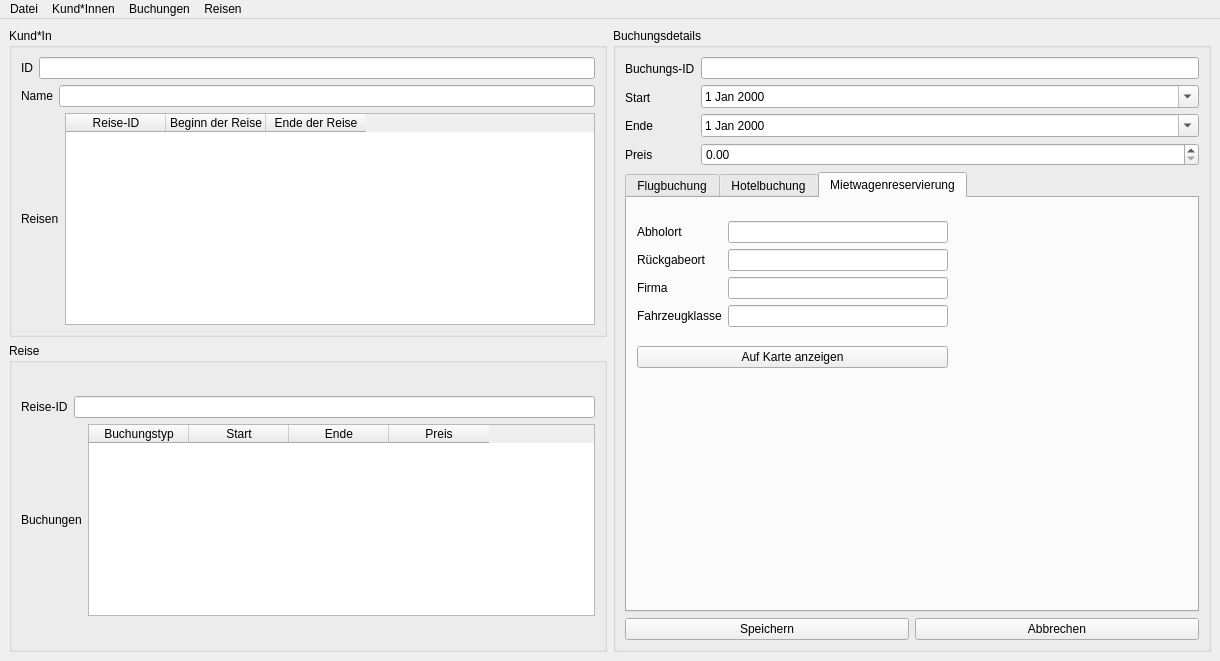
<?xml version="1.0" encoding="UTF-8"?>
<ui version="4.0">
 <class>TravelAgencyUI</class>
 <widget class="QMainWindow" name="TravelAgencyUI">
  <property name="enabled">
   <bool>true</bool>
  </property>
  <property name="geometry">
   <rect>
    <x>0</x>
    <y>0</y>
    <width>1220</width>
    <height>661</height>
   </rect>
  </property>
  <property name="windowTitle">
   <string>TravelAgencyUI</string>
  </property>
  <widget class="QWidget" name="centralwidget">
   <property name="sizePolicy">
    <sizepolicy hsizetype="Preferred" vsizetype="Minimum">
     <horstretch>0</horstretch>
     <verstretch>0</verstretch>
    </sizepolicy>
   </property>
   <layout class="QHBoxLayout" name="horizontalLayout_6">
    <item>
     <layout class="QVBoxLayout" name="verticalLayout_10">
      <item>
       <widget class="QGroupBox" name="customerGroupBox">
        <property name="sizePolicy">
         <sizepolicy hsizetype="Expanding" vsizetype="Preferred">
          <horstretch>0</horstretch>
          <verstretch>0</verstretch>
         </sizepolicy>
        </property>
        <property name="title">
         <string>Kund*In</string>
        </property>
        <layout class="QVBoxLayout" name="verticalLayout_13">
         <item>
          <layout class="QVBoxLayout" name="verticalLayout_11">
           <item>
            <layout class="QHBoxLayout" name="horizontalLayout_7">
             <item>
              <widget class="QLabel" name="label_21">
               <property name="text">
                <string>ID</string>
               </property>
              </widget>
             </item>
             <item>
              <widget class="QLineEdit" name="customerIdLineEdit">
               <property name="readOnly">
                <bool>true</bool>
               </property>
              </widget>
             </item>
            </layout>
           </item>
           <item>
            <layout class="QHBoxLayout" name="horizontalLayout_8">
             <item>
              <widget class="QLabel" name="label_22">
               <property name="text">
                <string>Name</string>
               </property>
              </widget>
             </item>
             <item>
              <widget class="QLineEdit" name="customerNameLineEdit">
               <property name="readOnly">
                <bool>true</bool>
               </property>
              </widget>
             </item>
            </layout>
           </item>
           <item>
            <layout class="QHBoxLayout" name="horizontalLayout_9">
             <item>
              <widget class="QLabel" name="label_23">
               <property name="sizePolicy">
                <sizepolicy hsizetype="Minimum" vsizetype="Preferred">
                 <horstretch>0</horstretch>
                 <verstretch>0</verstretch>
                </sizepolicy>
               </property>
               <property name="text">
                <string>Reisen</string>
               </property>
              </widget>
             </item>
             <item>
              <widget class="QTableWidget" name="customerTravelsTableWidget">
               <property name="sizePolicy">
                <sizepolicy hsizetype="Expanding" vsizetype="Minimum">
                 <horstretch>0</horstretch>
                 <verstretch>0</verstretch>
                </sizepolicy>
               </property>
               <property name="horizontalScrollBarPolicy">
                <enum>Qt::ScrollBarAlwaysOff</enum>
               </property>
               <property name="showDropIndicator" stdset="0">
                <bool>true</bool>
               </property>
               <property name="showGrid">
                <bool>true</bool>
               </property>
               <property name="cornerButtonEnabled">
                <bool>true</bool>
               </property>
               <attribute name="horizontalHeaderVisible">
                <bool>true</bool>
               </attribute>
               <attribute name="horizontalHeaderCascadingSectionResizes">
                <bool>false</bool>
               </attribute>
               <attribute name="horizontalHeaderHighlightSections">
                <bool>true</bool>
               </attribute>
               <attribute name="verticalHeaderVisible">
                <bool>false</bool>
               </attribute>
               <attribute name="verticalHeaderDefaultSectionSize">
                <number>30</number>
               </attribute>
               <column>
                <property name="text">
                 <string>Reise-ID</string>
                </property>
               </column>
               <column>
                <property name="text">
                 <string>Beginn der Reise</string>
                </property>
               </column>
               <column>
                <property name="text">
                 <string>Ende der Reise</string>
                </property>
               </column>
              </widget>
             </item>
            </layout>
           </item>
          </layout>
         </item>
        </layout>
       </widget>
      </item>
      <item>
       <widget class="QGroupBox" name="travelGroupBox">
        <property name="title">
         <string>Reise</string>
        </property>
        <layout class="QVBoxLayout" name="verticalLayout_14">
         <item>
          <layout class="QVBoxLayout" name="verticalLayout_12">
           <item>
            <layout class="QHBoxLayout" name="horizontalLayout_10">
             <item>
              <widget class="QLabel" name="label_24">
               <property name="text">
                <string>Reise-ID</string>
               </property>
              </widget>
             </item>
             <item>
              <widget class="QLineEdit" name="travelIdLineEdit">
               <property name="readOnly">
                <bool>true</bool>
               </property>
              </widget>
             </item>
            </layout>
           </item>
           <item>
            <layout class="QHBoxLayout" name="horizontalLayout_11">
             <item>
              <widget class="QLabel" name="label_25">
               <property name="sizePolicy">
                <sizepolicy hsizetype="Minimum" vsizetype="Preferred">
                 <horstretch>0</horstretch>
                 <verstretch>0</verstretch>
                </sizepolicy>
               </property>
               <property name="text">
                <string>Buchungen</string>
               </property>
              </widget>
             </item>
             <item>
              <widget class="QTableWidget" name="travelBookingsTableWidget">
               <property name="sizePolicy">
                <sizepolicy hsizetype="Expanding" vsizetype="Maximum">
                 <horstretch>0</horstretch>
                 <verstretch>0</verstretch>
                </sizepolicy>
               </property>
               <property name="horizontalScrollBarPolicy">
                <enum>Qt::ScrollBarAlwaysOff</enum>
               </property>
               <attribute name="verticalHeaderVisible">
                <bool>false</bool>
               </attribute>
               <column>
                <property name="text">
                 <string>Buchungstyp</string>
                </property>
               </column>
               <column>
                <property name="text">
                 <string>Start</string>
                </property>
               </column>
               <column>
                <property name="text">
                 <string>Ende</string>
                </property>
               </column>
               <column>
                <property name="text">
                 <string>Preis</string>
                </property>
               </column>
              </widget>
             </item>
            </layout>
           </item>
          </layout>
         </item>
        </layout>
       </widget>
      </item>
     </layout>
    </item>
    <item>
     <widget class="QGroupBox" name="bookingGroupBox">
      <property name="title">
       <string>Buchungsdetails</string>
      </property>
      <layout class="QVBoxLayout" name="verticalLayout_9">
       <item>
        <layout class="QHBoxLayout" name="horizontalLayout_2">
         <item>
          <layout class="QVBoxLayout" name="verticalLayout_3">
           <item>
            <widget class="QLabel" name="label">
             <property name="text">
              <string>Buchungs-ID</string>
             </property>
            </widget>
           </item>
           <item>
            <widget class="QLabel" name="label_2">
             <property name="text">
              <string>Start</string>
             </property>
            </widget>
           </item>
           <item>
            <widget class="QLabel" name="label_3">
             <property name="text">
              <string>Ende</string>
             </property>
            </widget>
           </item>
           <item>
            <widget class="QLabel" name="label_4">
             <property name="text">
              <string>Preis</string>
             </property>
            </widget>
           </item>
          </layout>
         </item>
         <item>
          <layout class="QVBoxLayout" name="verticalLayout_4">
           <item>
            <widget class="QLineEdit" name="bookingIdLineEdit">
             <property name="readOnly">
              <bool>true</bool>
             </property>
            </widget>
           </item>
           <item>
            <widget class="QDateEdit" name="bookingStartDateEdit">
             <property name="calendarPopup">
              <bool>true</bool>
             </property>
            </widget>
           </item>
           <item>
            <widget class="QDateEdit" name="bookingEndDateEdit">
             <property name="calendarPopup">
              <bool>true</bool>
             </property>
            </widget>
           </item>
           <item>
            <widget class="QDoubleSpinBox" name="bookingPriceEdit">
             <property name="maximum">
              <double>999999999.000000000000000</double>
             </property>
            </widget>
           </item>
          </layout>
         </item>
        </layout>
       </item>
       <item>
        <widget class="QTabWidget" name="bookingTabWidget">
         <property name="enabled">
          <bool>true</bool>
         </property>
         <property name="currentIndex">
          <number>2</number>
         </property>
         <widget class="QWidget" name="flightTab">
          <attribute name="title">
           <string>Flugbuchung</string>
          </attribute>
          <widget class="QWidget" name="layoutWidget">
           <property name="geometry">
            <rect>
             <x>10</x>
             <y>20</y>
             <width>311</width>
             <height>245</height>
            </rect>
           </property>
           <layout class="QVBoxLayout" name="verticalLayout_15">
            <item>
             <layout class="QHBoxLayout" name="horizontalLayout_3">
              <item>
               <layout class="QVBoxLayout" name="verticalLayout_5">
                <item>
                 <widget class="QLabel" name="label_8">
                  <property name="text">
                   <string>Startflughafencode</string>
                  </property>
                 </widget>
                </item>
                <item>
                 <widget class="QLabel" name="label_16">
                  <property name="text">
                   <string>Startflughafen</string>
                  </property>
                 </widget>
                </item>
                <item>
                 <widget class="QLabel" name="label_9">
                  <property name="text">
                   <string>Zielflughafencode</string>
                  </property>
                 </widget>
                </item>
                <item>
                 <widget class="QLabel" name="label_17">
                  <property name="text">
                   <string>Zielflughafen</string>
                  </property>
                 </widget>
                </item>
                <item>
                 <widget class="QLabel" name="label_10">
                  <property name="text">
                   <string>Fluggesellschaft</string>
                  </property>
                 </widget>
                </item>
                <item>
                 <widget class="QLabel" name="label_11">
                  <property name="text">
                   <string>Buchungsklasse</string>
                  </property>
                 </widget>
                </item>
               </layout>
              </item>
              <item>
               <layout class="QVBoxLayout" name="verticalLayout_6">
                <item>
                 <widget class="QLineEdit" name="flightStartCodeLineEdit">
                  <property name="enabled">
                   <bool>true</bool>
                  </property>
                 </widget>
                </item>
                <item>
                 <widget class="QLineEdit" name="flightStartLineEdit">
                  <property name="readOnly">
                   <bool>true</bool>
                  </property>
                 </widget>
                </item>
                <item>
                 <widget class="QLineEdit" name="flightEndCodeLineEdit"/>
                </item>
                <item>
                 <widget class="QLineEdit" name="flightEndLineEdit">
                  <property name="readOnly">
                   <bool>true</bool>
                  </property>
                 </widget>
                </item>
                <item>
                 <widget class="QLineEdit" name="flightAirlineLineEdit"/>
                </item>
                <item>
                 <widget class="QLineEdit" name="flightClassLineEdit"/>
                </item>
               </layout>
              </item>
             </layout>
            </item>
            <item>
             <widget class="QPushButton" name="flightMapButton">
              <property name="text">
               <string>Auf Karte anzeigen</string>
              </property>
             </widget>
            </item>
           </layout>
          </widget>
         </widget>
         <widget class="QWidget" name="hotelTab">
          <attribute name="title">
           <string>Hotelbuchung</string>
          </attribute>
          <widget class="QWidget" name="layoutWidget">
           <property name="geometry">
            <rect>
             <x>10</x>
             <y>10</y>
             <width>311</width>
             <height>140</height>
            </rect>
           </property>
           <layout class="QVBoxLayout" name="verticalLayout_16">
            <item>
             <layout class="QHBoxLayout" name="horizontalLayout">
              <item>
               <layout class="QVBoxLayout" name="verticalLayout">
                <item>
                 <widget class="QLabel" name="label_5">
                  <property name="text">
                   <string>Hotelname</string>
                  </property>
                 </widget>
                </item>
                <item>
                 <widget class="QLabel" name="label_6">
                  <property name="text">
                   <string>Stadt</string>
                  </property>
                 </widget>
                </item>
                <item>
                 <widget class="QLabel" name="label_7">
                  <property name="text">
                   <string>Zimmertyp</string>
                  </property>
                 </widget>
                </item>
               </layout>
              </item>
              <item>
               <layout class="QVBoxLayout" name="verticalLayout_2">
                <item>
                 <widget class="QLineEdit" name="hotelNameLineEdit"/>
                </item>
                <item>
                 <widget class="QLineEdit" name="hotelTownLineEdit"/>
                </item>
                <item>
                 <widget class="QLineEdit" name="hotelRoomLineEdit"/>
                </item>
               </layout>
              </item>
             </layout>
            </item>
            <item>
             <widget class="QPushButton" name="hotelMapButton">
              <property name="text">
               <string>Auf Karte anzeigen</string>
              </property>
             </widget>
            </item>
           </layout>
          </widget>
         </widget>
         <widget class="QWidget" name="rentalTab">
          <attribute name="title">
           <string>Mietwagenreservierung</string>
          </attribute>
          <widget class="QWidget" name="layoutWidget">
           <property name="geometry">
            <rect>
             <x>10</x>
             <y>10</y>
             <width>311</width>
             <height>175</height>
            </rect>
           </property>
           <layout class="QVBoxLayout" name="verticalLayout_17">
            <item>
             <layout class="QHBoxLayout" name="horizontalLayout_4">
              <item>
               <layout class="QVBoxLayout" name="verticalLayout_7">
                <item>
                 <widget class="QLabel" name="label_12">
                  <property name="text">
                   <string>Abholort</string>
                  </property>
                 </widget>
                </item>
                <item>
                 <widget class="QLabel" name="label_13">
                  <property name="text">
                   <string>Rückgabeort</string>
                  </property>
                 </widget>
                </item>
                <item>
                 <widget class="QLabel" name="label_14">
                  <property name="text">
                   <string>Firma</string>
                  </property>
                 </widget>
                </item>
                <item>
                 <widget class="QLabel" name="label_15">
                  <property name="text">
                   <string>Fahrzeugklasse</string>
                  </property>
                 </widget>
                </item>
               </layout>
              </item>
              <item>
               <layout class="QVBoxLayout" name="verticalLayout_8">
                <item>
                 <widget class="QLineEdit" name="rentalPickupLineEdit"/>
                </item>
                <item>
                 <widget class="QLineEdit" name="rentalReturnLineEdit"/>
                </item>
                <item>
                 <widget class="QLineEdit" name="rentalCompanyLineEdit"/>
                </item>
                <item>
                 <widget class="QLineEdit" name="rentalClassLineEdit"/>
                </item>
               </layout>
              </item>
             </layout>
            </item>
            <item>
             <widget class="QPushButton" name="rentalMapButton">
              <property name="text">
               <string>Auf Karte anzeigen</string>
              </property>
             </widget>
            </item>
           </layout>
          </widget>
         </widget>
        </widget>
       </item>
       <item>
        <layout class="QHBoxLayout" name="horizontalLayout_5">
         <item>
          <widget class="QPushButton" name="saveBookingButton">
           <property name="text">
            <string>Speichern</string>
           </property>
          </widget>
         </item>
         <item>
          <widget class="QPushButton" name="cancelBookingButton">
           <property name="text">
            <string>Abbrechen</string>
           </property>
          </widget>
         </item>
        </layout>
       </item>
      </layout>
     </widget>
    </item>
   </layout>
  </widget>
  <widget class="QMenuBar" name="menubar">
   <property name="geometry">
    <rect>
     <x>0</x>
     <y>0</y>
     <width>1220</width>
     <height>21</height>
    </rect>
   </property>
   <widget class="QMenu" name="menuDatei">
    <property name="title">
     <string>Datei</string>
    </property>
    <addaction name="actionEinlesen"/>
    <addaction name="actionIata_Codes_Einlesen"/>
   </widget>
   <widget class="QMenu" name="menuKund_Innen">
    <property name="title">
     <string>Kund*Innen</string>
    </property>
    <addaction name="actionSuchen"/>
    <addaction name="actionHinzuf_gen"/>
    <addaction name="actionabc_Analyse"/>
   </widget>
   <widget class="QMenu" name="menuBuchungen">
    <property name="title">
     <string>Buchungen</string>
    </property>
    <addaction name="actionHinzuf_gen_2"/>
    <addaction name="actionSpeichern"/>
   </widget>
   <widget class="QMenu" name="menuReisen">
    <property name="title">
     <string>Reisen</string>
    </property>
    <addaction name="actionPruefen"/>
   </widget>
   <addaction name="menuDatei"/>
   <addaction name="menuKund_Innen"/>
   <addaction name="menuBuchungen"/>
   <addaction name="menuReisen"/>
  </widget>
  <action name="actionEinlesen">
   <property name="text">
    <string>Buchungen einlesen</string>
   </property>
   <property name="shortcut">
    <string>Ctrl+I</string>
   </property>
  </action>
  <action name="actionSuchen">
   <property name="text">
    <string>Suchen</string>
   </property>
  </action>
  <action name="actionIata_Codes_Einlesen">
   <property name="text">
    <string>Iata-Codes Einlesen</string>
   </property>
  </action>
  <action name="actionHinzuf_gen">
   <property name="text">
    <string>Hinzufügen</string>
   </property>
  </action>
  <action name="actionHinzuf_gen_2">
   <property name="text">
    <string>Hinzufügen</string>
   </property>
  </action>
  <action name="actionSpeichern">
   <property name="text">
    <string>Speichern</string>
   </property>
  </action>
  <action name="actionPruefen">
   <property name="text">
    <string>Prüfen</string>
   </property>
  </action>
  <action name="actionabc_Analyse">
   <property name="text">
    <string>abc-Analyse</string>
   </property>
  </action>
 </widget>
 <resources/>
 <connections/>
</ui>
